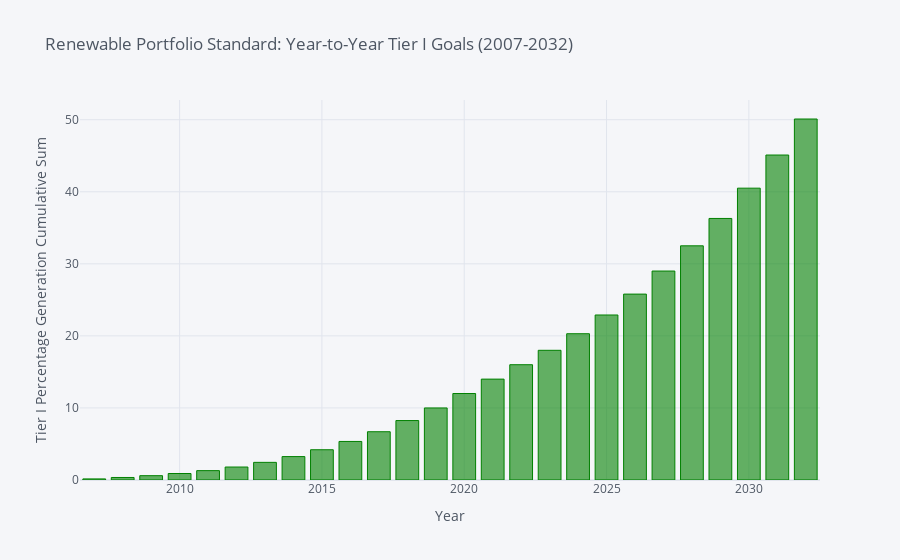

Here is the notebook cell this chart was saved with:
### Code cell
dfcumsum['Tier I'].iplot(kind='bar', color='green',xTitle='Year',yTitle='Tier I Percentage Generation Cumulative Sum', title='Renewable Portfolio Standard: Year-to-Year Tier I Goals (2007-2032)')

### Figure 1 — Plotly figure (JSON) as saved in the notebook; plotly's stock layout.template omitted (floating-point values rounded to 4 significant figures)
{"data": [{"marker": {"color": "rgba(0, 128, 0, 0.6)", "line": {"color": "rgba(0, 128, 0, 1.0)", "width": 1}}, "name": "Tier I", "orientation": "v", "text": "", "type": "bar", "x": [2007, 2008, 2009, 2010, 2011, 2012, 2013, 2014, 2015, 2016, 2017, 2018, 2019, 2020, 2021, 2022, 2023, 2024, 2025, 2026, 2027, 2028, 2029, 2030, 2031, 2032], "y": [0.15, 0.35, 0.6, 0.9, 1.3, 1.8, 2.45, 3.25, 4.2, 5.35, 6.7, 8.25, 10, 12, 14, 16.0, 18, 20.3, 22.9, 25.8, 29, 32.5, 36.3, 40.5, 45.1, 50.1]}], "layout": {"legend": {"bgcolor": "#F5F6F9", "font": {"color": "#4D5663"}}, "paper_bgcolor": "#F5F6F9", "plot_bgcolor": "#F5F6F9", "title": {"font": {"color": "#4D5663"}, "text": "Renewable Portfolio Standard: Year-to-Year Tier I Goals (2007-2032)"}, "xaxis": {"gridcolor": "#E1E5ED", "showgrid": true, "tickfont": {"color": "#4D5663"}, "title": {"font": {"color": "#4D5663"}, "text": "Year"}, "zerolinecolor": "#E1E5ED"}, "yaxis": {"gridcolor": "#E1E5ED", "showgrid": true, "tickfont": {"color": "#4D5663"}, "title": {"font": {"color": "#4D5663"}, "text": "Tier I Percentage Generation Cumulative Sum"}, "zerolinecolor": "#E1E5ED"}}}
